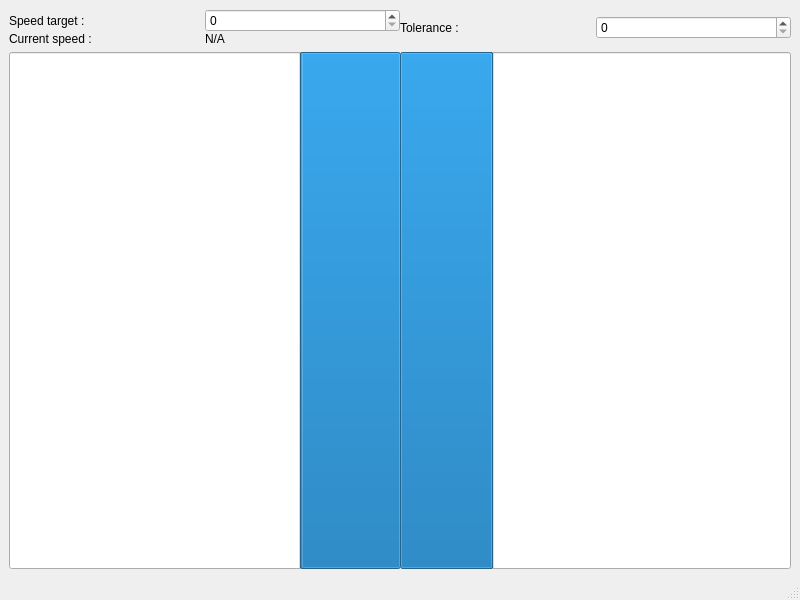
<?xml version="1.0" encoding="UTF-8"?>
<ui version="4.0">
 <class>MainWindow</class>
 <widget class="QMainWindow" name="MainWindow">
  <property name="geometry">
   <rect>
    <x>0</x>
    <y>0</y>
    <width>800</width>
    <height>600</height>
   </rect>
  </property>
  <property name="windowTitle">
   <string>MainWindow</string>
  </property>
  <widget class="QWidget" name="centralwidget">
   <layout class="QGridLayout" name="gridLayout_2">
    <item row="0" column="0">
     <layout class="QGridLayout" name="gridLayout">
      <property name="horizontalSpacing">
       <number>0</number>
      </property>
      <item row="0" column="1">
       <layout class="QGridLayout" name="gridLayout_3">
        <property name="bottomMargin">
         <number>0</number>
        </property>
        <property name="spacing">
         <number>0</number>
        </property>
        <item row="0" column="1">
         <widget class="QSpinBox" name="Speed_target_spinBox"/>
        </item>
        <item row="0" column="0">
         <widget class="QLabel" name="Speed_target_label">
          <property name="text">
           <string>Speed target :</string>
          </property>
         </widget>
        </item>
        <item row="1" column="0">
         <widget class="QLabel" name="Current_speed_label">
          <property name="text">
           <string>Current speed :</string>
          </property>
         </widget>
        </item>
        <item row="1" column="1">
         <widget class="QLabel" name="Speed_label">
          <property name="text">
           <string>N/A</string>
          </property>
         </widget>
        </item>
       </layout>
      </item>
      <item row="1" column="2">
       <widget class="QProgressBar" name="right_progressBar">
        <property name="sizePolicy">
         <sizepolicy hsizetype="Expanding" vsizetype="Expanding">
          <horstretch>0</horstretch>
          <verstretch>0</verstretch>
         </sizepolicy>
        </property>
        <property name="value">
         <number>24</number>
        </property>
        <property name="textVisible">
         <bool>false</bool>
        </property>
       </widget>
      </item>
      <item row="1" column="1">
       <widget class="QProgressBar" name="left_progressBar">
        <property name="sizePolicy">
         <sizepolicy hsizetype="Expanding" vsizetype="Expanding">
          <horstretch>0</horstretch>
          <verstretch>0</verstretch>
         </sizepolicy>
        </property>
        <property name="minimum">
         <number>60</number>
        </property>
        <property name="maximum">
         <number>100</number>
        </property>
        <property name="value">
         <number>70</number>
        </property>
        <property name="textVisible">
         <bool>false</bool>
        </property>
        <property name="invertedAppearance">
         <bool>true</bool>
        </property>
        <property name="textDirection">
         <enum>QProgressBar::TopToBottom</enum>
        </property>
        <property name="format">
         <string/>
        </property>
       </widget>
      </item>
      <item row="0" column="2">
       <layout class="QHBoxLayout" name="horizontalLayout_3">
        <property name="spacing">
         <number>0</number>
        </property>
        <property name="bottomMargin">
         <number>0</number>
        </property>
        <item>
         <widget class="QLabel" name="Tolerance_label">
          <property name="text">
           <string>Tolerance :</string>
          </property>
         </widget>
        </item>
        <item>
         <widget class="QSpinBox" name="Tolerance_spinBox"/>
        </item>
       </layout>
      </item>
     </layout>
    </item>
   </layout>
  </widget>
  <widget class="QMenuBar" name="menubar">
   <property name="geometry">
    <rect>
     <x>0</x>
     <y>0</y>
     <width>800</width>
     <height>21</height>
    </rect>
   </property>
  </widget>
  <widget class="QStatusBar" name="statusbar"/>
 </widget>
 <resources/>
 <connections/>
</ui>
